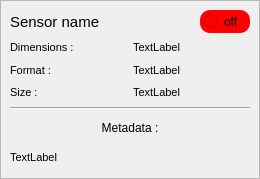
<?xml version="1.0" encoding="UTF-8"?>
<ui version="4.0">
 <class>FormSensorView</class>
 <widget class="QWidget" name="FormSensorView">
  <property name="geometry">
   <rect>
    <x>0</x>
    <y>0</y>
    <width>260</width>
    <height>179</height>
   </rect>
  </property>
  <property name="windowTitle">
   <string>Form</string>
  </property>
  <property name="autoFillBackground">
   <bool>true</bool>
  </property>
  <property name="styleSheet">
   <string notr="true"/>
  </property>
  <layout class="QHBoxLayout" name="horizontalLayout_3">
   <property name="leftMargin">
    <number>0</number>
   </property>
   <property name="topMargin">
    <number>0</number>
   </property>
   <property name="rightMargin">
    <number>0</number>
   </property>
   <property name="bottomMargin">
    <number>0</number>
   </property>
   <item>
    <widget class="QFrame" name="frame">
     <property name="styleSheet">
      <string notr="true"/>
     </property>
     <property name="frameShape">
      <enum>QFrame::StyledPanel</enum>
     </property>
     <property name="frameShadow">
      <enum>QFrame::Raised</enum>
     </property>
     <layout class="QVBoxLayout" name="verticalLayout_4">
      <item>
       <layout class="QHBoxLayout" name="horizontalLayout">
        <item>
         <widget class="QLabel" name="labelSensorName">
          <property name="font">
           <font>
            <pointsize>11</pointsize>
           </font>
          </property>
          <property name="text">
           <string>Sensor name</string>
          </property>
         </widget>
        </item>
        <item>
         <spacer name="horizontalSpacer">
          <property name="orientation">
           <enum>Qt::Horizontal</enum>
          </property>
          <property name="sizeType">
           <enum>QSizePolicy::MinimumExpanding</enum>
          </property>
          <property name="sizeHint" stdset="0">
           <size>
            <width>20</width>
            <height>20</height>
           </size>
          </property>
         </spacer>
        </item>
        <item>
         <widget class="QFrame" name="frameButtonOnOff">
          <property name="sizePolicy">
           <sizepolicy hsizetype="Minimum" vsizetype="Maximum">
            <horstretch>0</horstretch>
            <verstretch>0</verstretch>
           </sizepolicy>
          </property>
          <property name="minimumSize">
           <size>
            <width>50</width>
            <height>0</height>
           </size>
          </property>
          <property name="maximumSize">
           <size>
            <width>16777215</width>
            <height>16777215</height>
           </size>
          </property>
          <property name="styleSheet">
           <string notr="true">border-radius: 10px; background-color: red</string>
          </property>
          <property name="frameShape">
           <enum>QFrame::StyledPanel</enum>
          </property>
          <property name="frameShadow">
           <enum>QFrame::Raised</enum>
          </property>
          <layout class="QVBoxLayout" name="verticalLayout_5">
           <property name="leftMargin">
            <number>4</number>
           </property>
           <property name="topMargin">
            <number>4</number>
           </property>
           <property name="rightMargin">
            <number>4</number>
           </property>
           <property name="bottomMargin">
            <number>4</number>
           </property>
           <item>
            <widget class="QRadioButton" name="radioButtonOnOff">
             <property name="sizePolicy">
              <sizepolicy hsizetype="Maximum" vsizetype="Fixed">
               <horstretch>0</horstretch>
               <verstretch>0</verstretch>
              </sizepolicy>
             </property>
             <property name="styleSheet">
              <string notr="true"/>
             </property>
             <property name="text">
              <string>off</string>
             </property>
             <property name="checked">
              <bool>false</bool>
             </property>
            </widget>
           </item>
          </layout>
         </widget>
        </item>
       </layout>
      </item>
      <item>
       <layout class="QHBoxLayout" name="horizontalLayout_2">
        <item>
         <layout class="QVBoxLayout" name="verticalLayout">
          <item>
           <widget class="QLabel" name="label_2">
            <property name="font">
             <font>
              <pointsize>8</pointsize>
             </font>
            </property>
            <property name="text">
             <string>Dimensions :</string>
            </property>
           </widget>
          </item>
          <item>
           <widget class="QLabel" name="label_3">
            <property name="font">
             <font>
              <pointsize>8</pointsize>
             </font>
            </property>
            <property name="text">
             <string>Format :</string>
            </property>
           </widget>
          </item>
          <item>
           <widget class="QLabel" name="label">
            <property name="font">
             <font>
              <pointsize>8</pointsize>
             </font>
            </property>
            <property name="text">
             <string>Size :</string>
            </property>
           </widget>
          </item>
         </layout>
        </item>
        <item>
         <layout class="QVBoxLayout" name="verticalLayout_3">
          <item>
           <widget class="QLabel" name="laberDimensions">
            <property name="font">
             <font>
              <pointsize>8</pointsize>
             </font>
            </property>
            <property name="text">
             <string>TextLabel</string>
            </property>
           </widget>
          </item>
          <item>
           <widget class="QLabel" name="labelFormat">
            <property name="font">
             <font>
              <pointsize>8</pointsize>
             </font>
            </property>
            <property name="text">
             <string>TextLabel</string>
            </property>
           </widget>
          </item>
          <item>
           <widget class="QLabel" name="labelSize">
            <property name="font">
             <font>
              <pointsize>8</pointsize>
             </font>
            </property>
            <property name="text">
             <string>TextLabel</string>
            </property>
           </widget>
          </item>
         </layout>
        </item>
       </layout>
      </item>
      <item>
       <layout class="QVBoxLayout" name="verticalLayout_metaData">
        <item>
         <widget class="Line" name="line_metadata">
          <property name="orientation">
           <enum>Qt::Horizontal</enum>
          </property>
         </widget>
        </item>
        <item>
         <widget class="QLabel" name="title_metadata">
          <property name="font">
           <font>
            <pointsize>9</pointsize>
           </font>
          </property>
          <property name="text">
           <string>Metadata :</string>
          </property>
          <property name="alignment">
           <set>Qt::AlignCenter</set>
          </property>
         </widget>
        </item>
        <item>
         <layout class="QHBoxLayout" name="horizontalLayout_metaData">
          <item>
           <widget class="QLabel" name="label_metadata">
            <property name="sizePolicy">
             <sizepolicy hsizetype="Expanding" vsizetype="Preferred">
              <horstretch>0</horstretch>
              <verstretch>0</verstretch>
             </sizepolicy>
            </property>
            <property name="font">
             <font>
              <pointsize>8</pointsize>
             </font>
            </property>
            <property name="text">
             <string>TextLabel</string>
            </property>
           </widget>
          </item>
         </layout>
        </item>
       </layout>
      </item>
     </layout>
    </widget>
   </item>
  </layout>
 </widget>
 <resources/>
 <connections/>
</ui>
